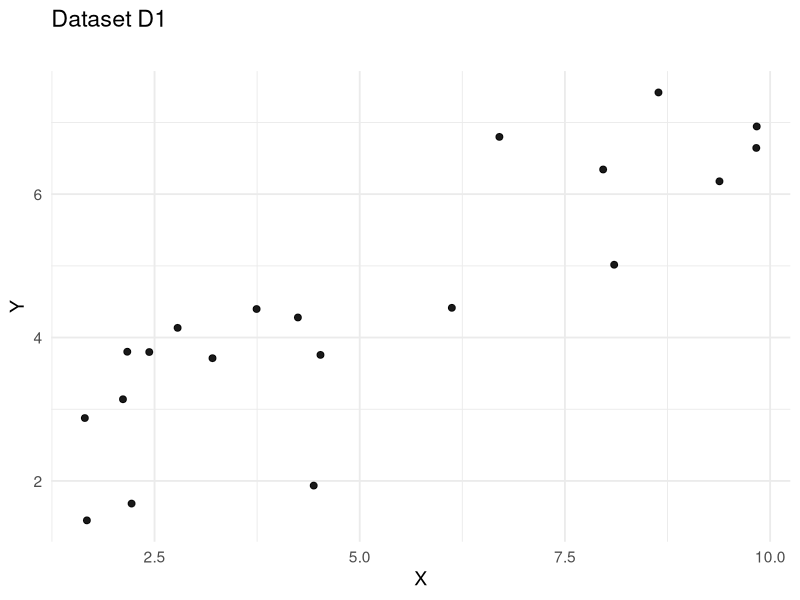
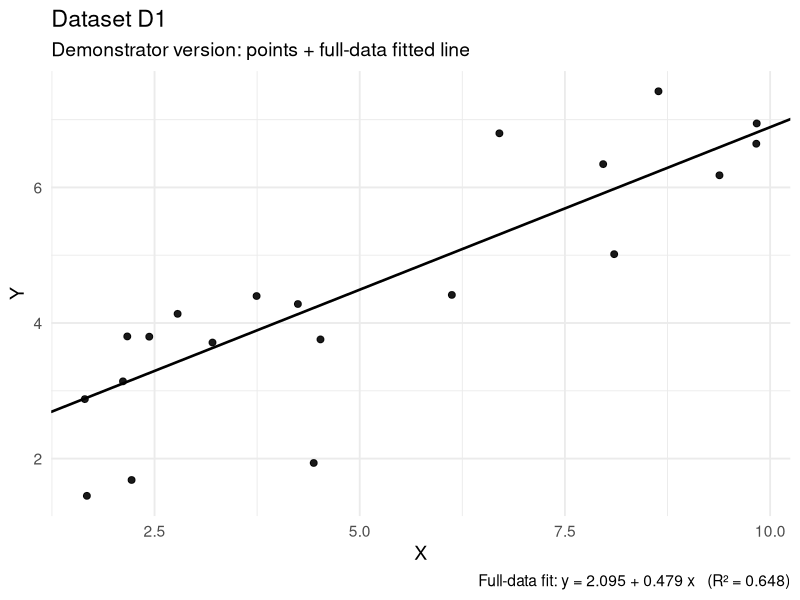
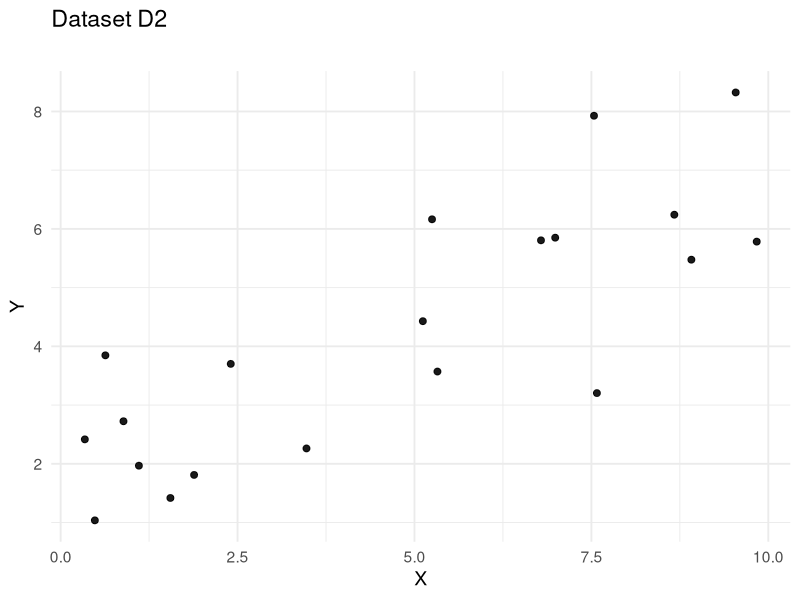
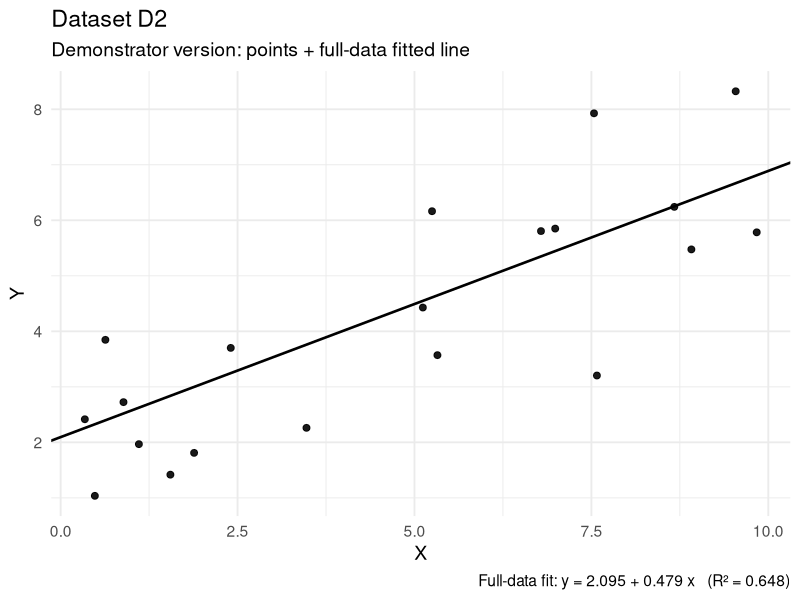
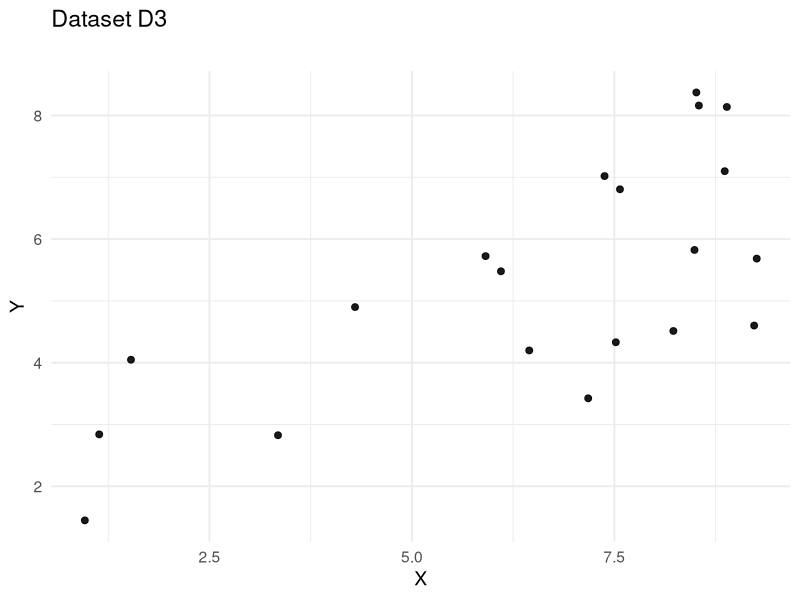
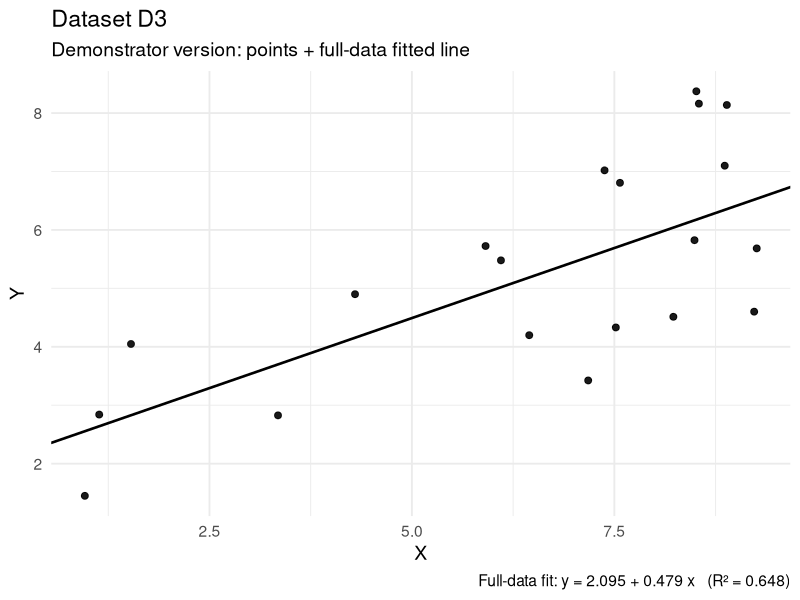
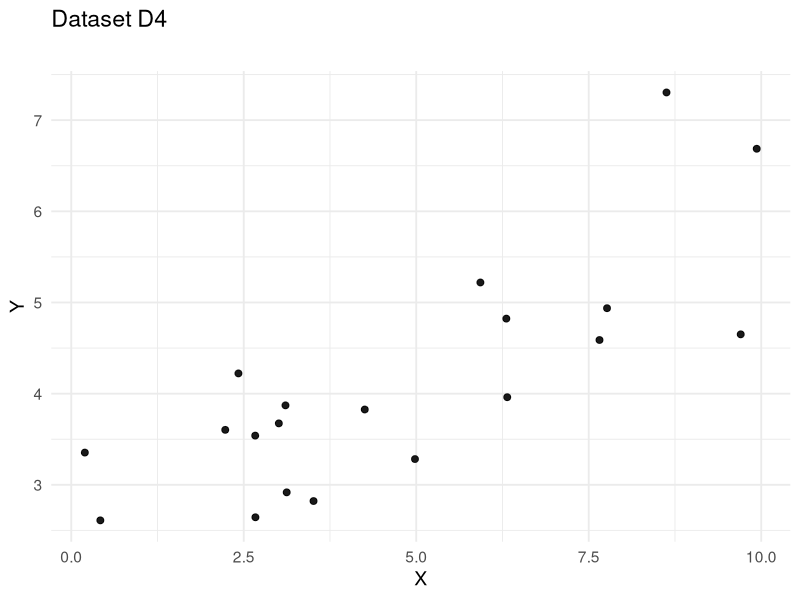
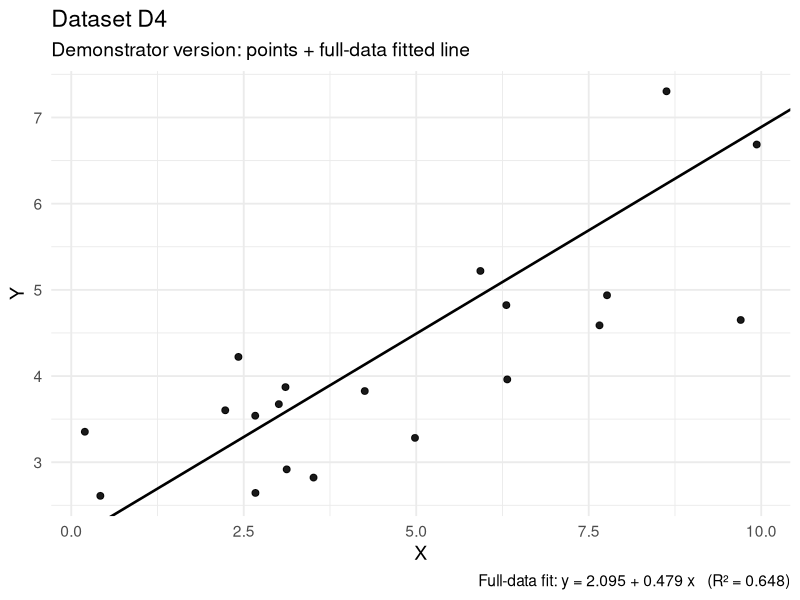

The R script that drew these images, in order:
set.seed(12112025)

required_pkgs <- c("tidyverse", "broom", "glue", "zip")
new_pkgs <- required_pkgs[!(required_pkgs %in% installed.packages()[, "Package"])]
if (length(new_pkgs) > 0) {
  install.packages(new_pkgs, repos = "https://cloud.r-project.org")
}
library(tidyverse)
library(broom)
library(glue)

n_total       <- 160        
n_subsets     <- 8          
n_per_subset  <- n_total / n_subsets  
x_min         <- 0
x_max         <- 10
true_beta0    <- 2.0        
true_beta1    <- 0.5         
true_sigma    <- 1.0        
out_dir       <- "linear_challenge_one_model"


student_plots_dir <- file.path(out_dir, "student_plots")
demo_plots_dir    <- file.path(out_dir, "demo_plots")
dir.create(student_plots_dir, recursive = TRUE, showWarnings = FALSE)
dir.create(demo_plots_dir, recursive = TRUE, showWarnings = FALSE)
dir.create(out_dir, recursive = TRUE, showWarnings = FALSE)

x_base <- seq(x_min, x_max, length.out = n_total)
x <- x_base + rnorm(n_total, mean = 0, sd = (x_max - x_min) * 0.02)
y <- true_beta0 + true_beta1 * x + rnorm(n_total, mean = 0, sd = true_sigma)

full_data <- tibble(point_id = seq_len(n_total), x = x, y = y)


full_fit <- lm(y ~ x, data = full_data)
full_fit_tidy <- broom::tidy(full_fit)
full_fit_glance <- broom::glance(full_fit)


shuffled <- full_data %>% sample_frac(1)
shuffled <- shuffled %>% mutate(subset_id = rep(paste0("D", seq_len(n_subsets)), each = n_per_subset))

subset_list <- shuffled %>%
  group_by(subset_id) %>%
  group_split(.keep = TRUE) %>%
  set_names(paste0("D", seq_len(n_subsets)))

student_handout <- shuffled %>% arrange(subset_id, point_id) %>% select(subset_id, x, y)
write_csv(student_handout, file.path(out_dir, "student_handout.csv"))


plot_student_points <- function(df, out_file) {
  p <- ggplot(df, aes(x = x, y = y)) +
    geom_point(size = 2, alpha = 0.9) +
    labs(title = glue("Dataset {unique(df$subset_id)}"),
         subtitle = "",
         x = "X",
         y = "Y")+
    theme_minimal(base_size = 14)
  ggsave(outfile <- out_file, plot = p, width = 5, height = 4, dpi = 300)
  invisible(outfile)
}

plot_demo_full_model <- function(df, full_fit, out_file) {
  coefs <- coef(full_fit)
  intercept <- round(coefs[1], 3)
  slope <- round(coefs[2], 3)
  rsq <- round(summary(full_fit)$r.squared, 3)
  eq_text <- glue("Full-data fit: y = {intercept} + {slope} x   (R² = {rsq})")
  p <- ggplot(df, aes(x = x, y = y)) +
    geom_point(size = 2, alpha = 0.9) +
    # draw full model line across x range
    geom_abline(intercept = coefs[1], slope = coefs[2], linetype = "solid", size = 0.9) +
    labs(title = glue("Dataset {unique(df$subset_id)}"),
         subtitle = "Demonstrator version: points + full-data fitted line",
         x = "X",
         y = "Y",
         caption = eq_text) +
    theme_minimal(base_size = 14)
  ggsave(out_file, plot = p, width = 5, height = 4, dpi = 300)
  invisible(out_file)
}


for (name in names(subset_list)) {
  df <- subset_list[[name]]
  student_png <- file.path(student_plots_dir, paste0(name, ".png"))
  demo_png    <- file.path(demo_plots_dir, paste0(name, ".png"))
  plot_student_points(df, student_png)
  df_demo <- df %>% mutate(dataset_id = subset_id)
  plot_demo_full_model(df_demo, full_fit, demo_png)
}


full_model_params <- tibble(
  model = "full_data_fit",
  true_beta0 = true_beta0,
  true_beta1 = true_beta1,
  true_sigma = true_sigma,
  fitted_intercept = full_fit_tidy$estimate[full_fit_tidy$term == "(Intercept)"],
  intercept_se = full_fit_tidy$std.error[full_fit_tidy$term == "(Intercept)"],
  fitted_slope = full_fit_tidy$estimate[full_fit_tidy$term == "x"],
  slope_se = full_fit_tidy$std.error[full_fit_tidy$term == "x"],
  t_slope = full_fit_tidy$statistic[full_fit_tidy$term == "x"],
  p_slope = full_fit_tidy$p.value[full_fit_tidy$term == "x"],
  r_squared = full_fit_glance$r.squared,
  adj_r_squared = full_fit_glance$adj.r.squared
)

subset_summaries <- map_dfr(names(subset_list), function(name) {
  df <- subset_list[[name]]
  fit_sub <- lm(y ~ x, data = df)  
  tidy_sub <- broom::tidy(fit_sub)
  glance_sub <- broom::glance(fit_sub)
  tibble(
    subset_id = name,
    n = nrow(df),
    x_mean = mean(df$x),
    x_sd = sd(df$x),
    y_mean = mean(df$y),
    y_sd = sd(df$y),
    subset_fitted_intercept = tidy_sub$estimate[tidy_sub$term == "(Intercept)"],
    subset_intercept_se = tidy_sub$std.error[tidy_sub$term == "(Intercept)"],
    subset_fitted_slope = tidy_sub$estimate[tidy_sub$term == "x"],
    subset_slope_se = tidy_sub$std.error[tidy_sub$term == "x"],
    subset_t_slope = tidy_sub$statistic[tidy_sub$term == "x"],
    subset_p_slope = tidy_sub$p.value[tidy_sub$term == "x"],
    subset_r_squared = glance_sub$r.squared,
    subset_rmse = sqrt(mean(residuals(fit_sub)^2))
  )
})

demonstrator_answers <- full_model_params %>%
  mutate(dummy = 1) %>%
  left_join(tibble(dummy = 1, note = "Full-model fit (80 points) used for demonstrator reveal"), by = "dummy") %>%
  select(-dummy) %>%
  bind_rows(tibble()) %>%  # ensures it's a tibble before binding
  bind_rows(subset_summaries %>% mutate(note = NA))  # append subset info

write_csv(demonstrator_answers, file.path(out_dir, "demonstrator_answers.csv"))


model_object <- list(
  created = Sys.time(),
  seed = 12112025,
  generation_params = list(n_total = n_total, n_subsets = n_subsets,
                           n_per_subset = n_per_subset, x_min = x_min, x_max = x_max,
                           true_beta0 = true_beta0, true_beta1 = true_beta1, true_sigma = true_sigma),
  full_data = full_data,
  shuffled_and_split = shuffled,
  subset_list = subset_list,
  full_fit = full_fit,
  demonstrator_answers = demonstrator_answers
)

saveRDS(model_object, file.path(out_dir, "model_object.rds"))